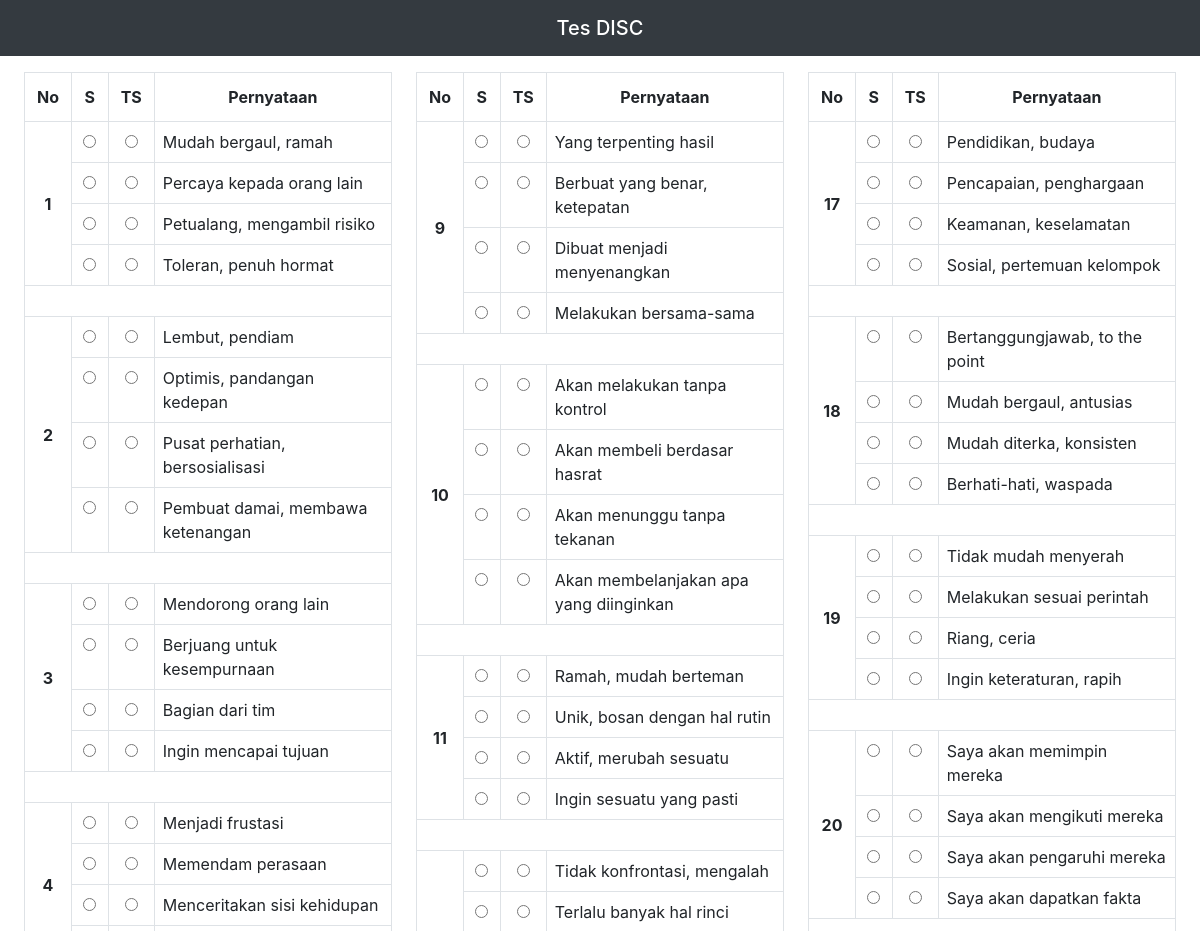
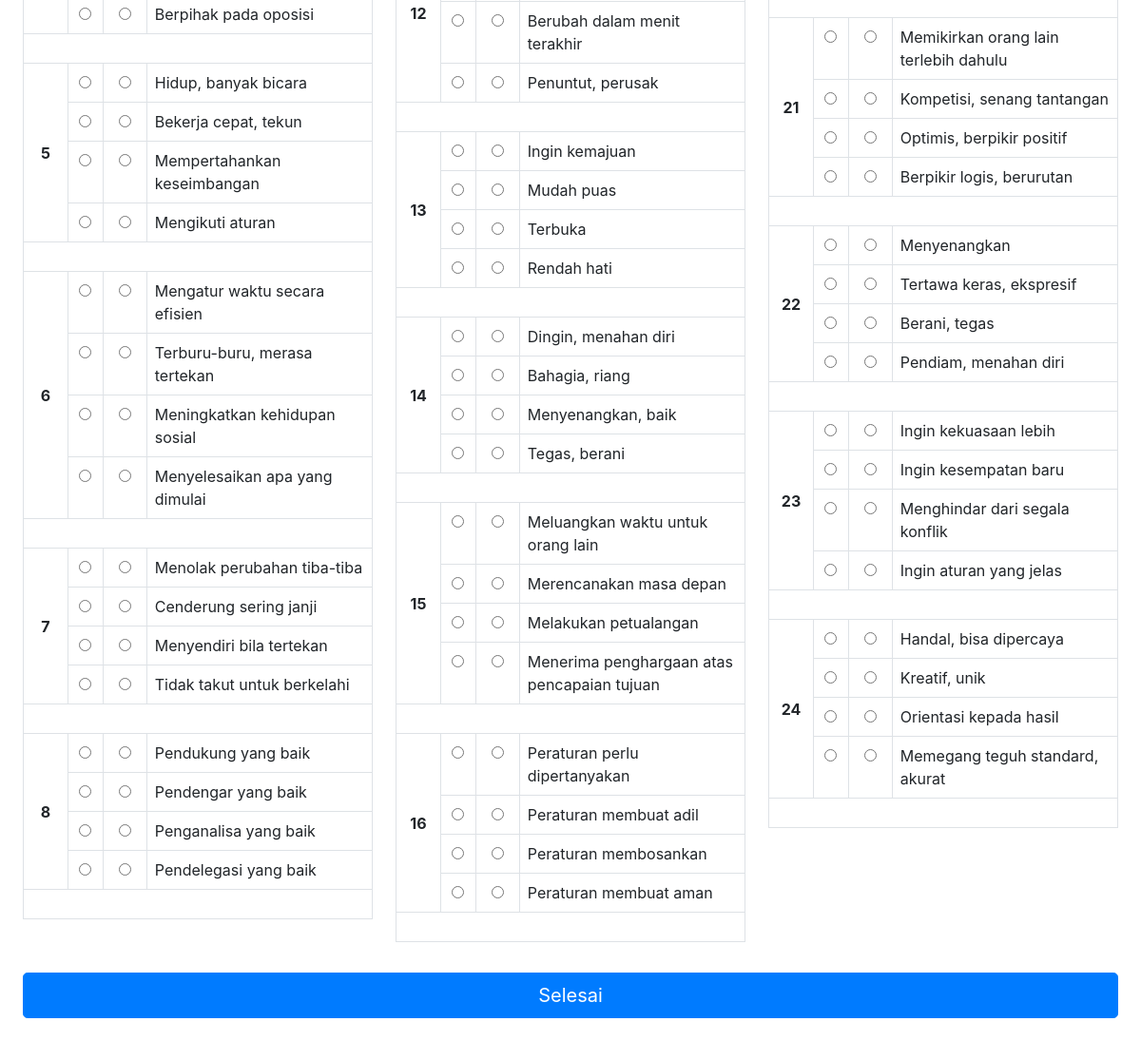
The page /soal/soal-disc.php on the database its author committed (2 pictures, top to bottom).
### tables this page shows
CREATE TABLE `soal_disc` (
  `id_soal` int(11) NOT NULL,
  `pernyataan_1` text NOT NULL,
  `pernyataan_2` text NOT NULL,
  `pernyataan_3` text NOT NULL,
  `pernyataan_4` text NOT NULL,
  `s_1` enum('S','I','D','C','#') NOT NULL,
  `s_2` enum('S','I','D','C','#') NOT NULL,
  `s_3` enum('S','I','D','C','#') NOT NULL,
  `s_4` enum('S','I','D','C','#') NOT NULL,
  `ts_1` enum('S','I','D','C','#') NOT NULL,
  `ts_2` enum('S','I','D','C','#') NOT NULL,
  `ts_3` enum('S','I','D','C','#') NOT NULL,
  `ts_4` enum('S','I','D','C','#') NOT NULL
);

### soal/soal-disc.php (the view, shortened to what this page needs)
<?php
include("../koneksi.php");
?>
<!DOCTYPE html>
<html lang="en">
<head>
    <link href="css/styles.css" rel="stylesheet" />
    <link href="css/sticky-navbar-footer.css" rel="stylesheet" />
    <link href="https://cdn.datatables.net/1.10.20/css/dataTables.bootstrap4.min.css" rel="stylesheet" />
</head>
<body>
    <nav class="navbar navbar-dark bg-dark">
        <div class="container-fluid">
            <span class="navbar-brand mb-0 h1 mx-auto">Tes DISC</span>
        </div>
    </nav>
    <div class="container-fluid mt-3">
        <form action="#" method="post" onsubmit="cekInputRadio()">
            <div class="row">
                <div class="col-md-4 mb-3">
                    <table class="table table-bordered">
                        <tr align="center">
                            <th>No</th>
                            <th width="10%">S</th>
                            <th width="10%">TS</th>
                            <th>Pernyataan</th>
                        </tr>
                        <?php
                        $getSoal = mysqli_query($db, "SELECT * FROM `soal_disc` LIMIT 0, 8");
                        if (mysqli_num_rows($getSoal) > 0) {
                            while ($data = mysqli_fetch_array($getSoal)) {
                        ?>
                                <tr>
                                    <td rowspan="4" class="align-middle text-center fs-3"><b><?= $data['id_soal'] ?></b></td>
                                    <td class="p-2" align="center">
                                        <input type="radio" name="s_<?= $data['id_soal'] ?>" value="<?= $data['pernyataan_1'] ?>" />
                                    </td>
                                    <td class="p-2" align="center">
                                        <input type="radio" name="ts_<?= $data['id_soal'] ?>" value="<?= $data['pernyataan_1'] ?>" />
                                    </td>
                                    <td class="p-2"><?= $data['pernyataan_1'] ?></td>
                                </tr>
                                <tr>
                                    <td class="p-2" align="center">
                                        <input type="radio" name="s_<?= $data['id_soal'] ?>" value="<?= $data['pernyataan_2'] ?>" />
                                    </td>
                                    <td class="p-2" align="center">
                                        <input type="radio" name="ts_<?= $data['id_soal'] ?>" value="<?= $data['pernyataan_2'] ?>" />
                                    </td>
                                    <td class="p-2"><?= $data['pernyataan_2'] ?></td>
                                </tr>
                                <tr>
                                    <td class="p-2" align="center">
                                        <input type="radio" name="s_<?= $data['id_soal'] ?>" value="<?= $data['pernyataan_3'] ?>" />
                                    </td>
                                    <td class="p-2" align="center">
                                        <input type="radio" name="ts_<?= $data['id_soal'] ?>" value="<?= $data['pernyataan_3'] ?>" />
                                    </td>
                                    <td class="p-2"><?= $data['pernyataan_3'] ?></td>
                                </tr>
                                <tr>
                                    <td class="p-2" align="center">
                                        <input type="radio" name="s_<?= $data['id_soal'] ?>" value="<?= $data['pernyataan_4'] ?>" />
                                    </td>
                                    <td class="p-2" align="center">
                                        <input type="radio" name="ts_<?= $data['id_soal'] ?>" value="<?= $data['pernyataan_4'] ?>" />
                                    </td>
                                    <td class="p-2"><?= $data['pernyataan_4'] ?></td>
                                </tr>
                                <tr>
                                    <td colspan="4" style="padding:15px"></td>
                                </tr>
                        <?php
                            }
                        }
                        ?>
                    </table>
                </div>
                <div class="col-md-4 mb-3">
                    <table class="table table-bordered">
                        <tr align="center">
                            <th>No</th>
                            <th width="10%">S</th>
                            <th width="10%">TS</th>
                            <th>Pernyataan</th>
                        </tr>
                        <?php
                        $getSoal = mysqli_query($db, "SELECT * FROM `soal_disc` LIMIT 8, 8");
                        if (mysqli_num_rows($getSoal) > 0) {
                            while ($data = mysqli_fetch_array($getSoal)) {
                        ?>
                                <tr>
                                    <td rowspan="4" class="align-middle text-center fs-3"><b><?= $data['id_soal'] ?></b></td>
                                    <td class="p-2" align="center">
                                        <input type="radio" name="s_<?= $data['id_soal'] ?>" value="<?= $data['pernyataan_1']; ?>" />
                                    </td>
                                    <td class="p-2" align="center">
                                        <input type="radio" name="ts_<?= $data['id_soal'] ?>" value="<?= $data['pernyataan_1']; ?>" />
                                    </td>
                                    <td class="p-2"><?= $data['pernyataan_1'] ?></td>
                                </tr>
                                <tr>
                                    <td class="p-2" align="center">
                                        <input type="radio" name="s_<?= $data['id_soal'] ?>" value="<?= $data['pernyataan_2']; ?>" />
                                    </td>
                                    <td class="p-2" align="center">
                                        <input type="radio" name="ts_<?= $data['id_soal'] ?>" value="<?= $data['pernyataan_2']; ?>" />
                                    </td>
                                    <td class="p-2"><?= $data['pernyataan_2'] ?></td>
                                </tr>
                                <tr>
                                    <td class="p-2" align="center">
                                        <input type="radio" name="s_<?= $data['id_soal'] ?>" value="<?= $data['pernyataan_3']; ?>" />
                                    </td>
                                    <td class="p-2" align="center">
                                        <input type="radio" name="ts_<?= $data['id_soal'] ?>" value="<?= $data['pernyataan_3']; ?>" />
                                    </td>
                                    <td class="p-2"><?= $data['pernyataan_3'] ?></td>
                                </tr>
                                <tr>
                                    <td class="p-2" align="center">
                                        <input type="radio" name="s_<?= $data['id_soal'] ?>" value="<?= $data['pernyataan_4']; ?>" />
                                    </td>
                                    <td class="p-2" align="center">
                                        <input type="radio" name="ts_<?= $data['id_soal'] ?>" value="<?= $data['pernyataan_4']; ?>" />
                                    </td>
                                    <td class="p-2"><?= $data['pernyataan_4'] ?></td>
                                </tr>
                                <tr>
                                    <td colspan="4" style="padding:15px"></td>
                                </tr>
                        <?php
                            }
                        }
                        ?>
                    </table>
                </div>
                <div class="col-md-4 mb-3">
                    <table class="table table-bordered">
                        <tr align="center">
                            <th>No</th>
                            <th width="10%">S</th>
                            <th width="10%">TS</th>
                            <th>Pernyataan</th>
                        </tr>
                        <?php
                        $getSoal = mysqli_query($db, "SELECT * FROM `soal_disc` LIMIT 16, 8");
                        if (mysqli_num_rows($getSoal) > 0) {
                            while ($data = mysqli_fetch_array($getSoal)) {
                        ?>
                                <tr>
                                    <td rowspan="4" class="align-middle text-center fs-3"><b><?= $data['id_soal'] ?></b></td>
                                    <td class="p-2" align="center">
                                        <input type="radio" name="s_<?= $data['id_soal'] ?>" value="<?= $data['pernyataan_1']; ?>" />
                                    </td>
                                    <td class="p-2" align="center">
                                        <input type="radio" name="ts_<?= $data['id_soal'] ?>" value="<?= $data['pernyataan_1']; ?>" />
                                    </td>
                                    <td class="p-2"><?= $data['pernyataan_1'] ?></td>
                                </tr>
                                <tr>
                                    <td class="p-2" align="center">
                                        <input type="radio" name="s_<?= $data['id_soal'] ?>" value="<?= $data['pernyataan_2']; ?>" />
                                    </td>
                                    <td class="p-2" align="center">
                                        <input type="radio" name="ts_<?= $data['id_soal'] ?>" value="<?= $data['pernyataan_2']; ?>" />
                                    </td>
                                    <td class="p-2"><?= $data['pernyataan_2'] ?></td>
                                </tr>
                                <tr>
                                    <td class="p-2" align="center">
                                        <input type="radio" name="s_<?= $data['id_soal'] ?>" value="<?= $data['pernyataan_3']; ?>" />
                                    </td>
                                    <td class="p-2" align="center">
                                        <input type="radio" name="ts_<?= $data['id_soal'] ?>" value="<?= $data['pernyataan_3']; ?>" />
                                    </td>
                                    <td class="p-2"><?= $data['pernyataan_3'] ?></td>
                                </tr>
                                <tr>
                                    <td class="p-2" align="center">
                                        <input type="radio" name="s_<?= $data['id_soal'] ?>" value="<?= $data['pernyataan_4']; ?>" />
                                    </td>
                                    <td class="p-2" align="center">
                                        <input type="radio" name="ts_<?= $data['id_soal'] ?>" value="<?= $data['pernyataan_4']; ?>" />
                                    </td>
                                    <td class="p-2"><?= $data['pernyataan_4'] ?></td>
                                </tr>
                                <tr>
                                    <td colspan="4" style="padding:15px"></td>
                                </tr>
                        <?php
                            }
                        }
                        ?>
                    </table>
                </div>
            </div>
            <div class="position-relative">
                <input type="submit" name="submit" value="Selesai" class="btn btn-lg btn-block btn-primary" />
            </div>
            <br />
        </form>
    </div>
</body>
</html>

### css/sticky-navbar-footer.css (style rules this page uses)
html { position: relative; min-height: 100%; }
body { margin-bottom: 60px; }

### rows shown on the page
soal_disc: id_soal "1", pernyataan_1 "Mudah bergaul, ramah", pernyataan_2 "Percaya kepada orang lain", pernyataan_3 "Petualang, mengambil risiko", pernyataan_4 "Toleran, penuh hormat"
soal_disc: id_soal "2", pernyataan_1 "Lembut, pendiam", pernyataan_2 "Optimis, pandangan kedepan", pernyataan_3 "Pusat perhatian, bersosialisasi", pernyataan_4 "Pembuat damai, membawa ketenangan"
soal_disc: id_soal "3", pernyataan_1 "Mendorong orang lain", pernyataan_2 "Berjuang untuk kesempurnaan", pernyataan_3 "Bagian dari tim", pernyataan_4 "Ingin mencapai tujuan"
soal_disc: id_soal "4", pernyataan_1 "Menjadi frustasi", pernyataan_2 "Memendam perasaan", pernyataan_3 "Menceritakan sisi kehidupan", pernyataan_4 "Berpihak pada oposisi"
soal_disc: id_soal "5", pernyataan_1 "Hidup, banyak bicara", pernyataan_2 "Bekerja cepat, tekun", pernyataan_3 "Mempertahankan keseimbangan", pernyataan_4 "Mengikuti aturan"
soal_disc: id_soal "6", pernyataan_1 "Mengatur waktu secara efisien", pernyataan_2 "Terburu-buru, merasa tertekan", pernyataan_3 "Meningkatkan kehidupan sosial", pernyataan_4 "Menyelesaikan apa yang dimulai"
soal_disc: id_soal "7", pernyataan_1 "Menolak perubahan tiba-tiba", pernyataan_2 "Cenderung sering janji", pernyataan_3 "Menyendiri bila tertekan", pernyataan_4 "Tidak takut untuk berkelahi"
soal_disc: id_soal "8", pernyataan_1 "Pendukung yang baik", pernyataan_2 "Pendengar yang baik", pernyataan_3 "Penganalisa yang baik", pernyataan_4 "Pendelegasi yang baik"
soal_disc: id_soal "9", pernyataan_1 "Yang terpenting hasil", pernyataan_2 "Berbuat yang benar, ketepatan", pernyataan_3 "Dibuat menjadi menyenangkan", pernyataan_4 "Melakukan bersama-sama"
soal_disc: id_soal "10", pernyataan_1 "Akan melakukan tanpa kontrol", pernyataan_2 "Akan membeli berdasar hasrat", pernyataan_3 "Akan menunggu tanpa tekanan", pernyataan_4 "Akan membelanjakan apa yang diinginkan"
soal_disc: id_soal "11", pernyataan_1 "Ramah, mudah berteman", pernyataan_2 "Unik, bosan dengan hal rutin", pernyataan_3 "Aktif, merubah sesuatu", pernyataan_4 "Ingin sesuatu yang pasti"
soal_disc: id_soal "12", pernyataan_1 "Tidak konfrontasi, mengalah", pernyataan_2 "Terlalu banyak hal rinci", pernyataan_3 "Berubah dalam menit terakhir", pernyataan_4 "Penuntut, perusak"
soal_disc: id_soal "13", pernyataan_1 "Ingin kemajuan", pernyataan_2 "Mudah puas", pernyataan_3 "Terbuka", pernyataan_4 "Rendah hati"
soal_disc: id_soal "14", pernyataan_1 "Dingin, menahan diri", pernyataan_2 "Bahagia, riang", pernyataan_3 "Menyenangkan, baik", pernyataan_4 "Tegas, berani"
soal_disc: id_soal "15", pernyataan_1 "Meluangkan waktu untuk orang lain", pernyataan_2 "Merencanakan masa depan", pernyataan_3 "Melakukan petualangan", pernyataan_4 "Menerima penghargaan atas pencapaian tujuan"
soal_disc: id_soal "16", pernyataan_1 "Peraturan perlu dipertanyakan", pernyataan_2 "Peraturan membuat adil", pernyataan_3 "Peraturan membosankan", pernyataan_4 "Peraturan membuat aman"
soal_disc: id_soal "17", pernyataan_1 "Pendidikan, budaya", pernyataan_2 "Pencapaian, penghargaan", pernyataan_3 "Keamanan, keselamatan", pernyataan_4 "Sosial, pertemuan kelompok"
soal_disc: id_soal "18", pernyataan_1 "Bertanggungjawab, to the point", pernyataan_2 "Mudah bergaul, antusias", pernyataan_3 "Mudah diterka, konsisten", pernyataan_4 "Berhati-hati, waspada"
soal_disc: id_soal "19", pernyataan_1 "Tidak mudah menyerah", pernyataan_2 "Melakukan sesuai perintah", pernyataan_3 "Riang, ceria", pernyataan_4 "Ingin keteraturan, rapih"
soal_disc: id_soal "20", pernyataan_1 "Saya akan memimpin mereka", pernyataan_2 "Saya akan mengikuti mereka", pernyataan_3 "Saya akan pengaruhi mereka", pernyataan_4 "Saya akan dapatkan fakta"
soal_disc: id_soal "21", pernyataan_1 "Memikirkan orang lain terlebih dahulu", pernyataan_2 "Kompetisi, senang tantangan", pernyataan_3 "Optimis, berpikir positif", pernyataan_4 "Berpikir logis, berurutan"
soal_disc: id_soal "22", pernyataan_1 "Menyenangkan", pernyataan_2 "Tertawa keras, ekspresif", pernyataan_3 "Berani, tegas", pernyataan_4 "Pendiam, menahan diri"
soal_disc: id_soal "23", pernyataan_1 "Ingin kekuasaan lebih", pernyataan_2 "Ingin kesempatan baru", pernyataan_3 "Menghindar dari segala konflik", pernyataan_4 "Ingin aturan yang jelas"
soal_disc: id_soal "24", pernyataan_1 "Handal, bisa dipercaya", pernyataan_2 "Kreatif, unik", pernyataan_3 "Orientasi kepada hasil", pernyataan_4 "Memegang teguh standard, akurat"
